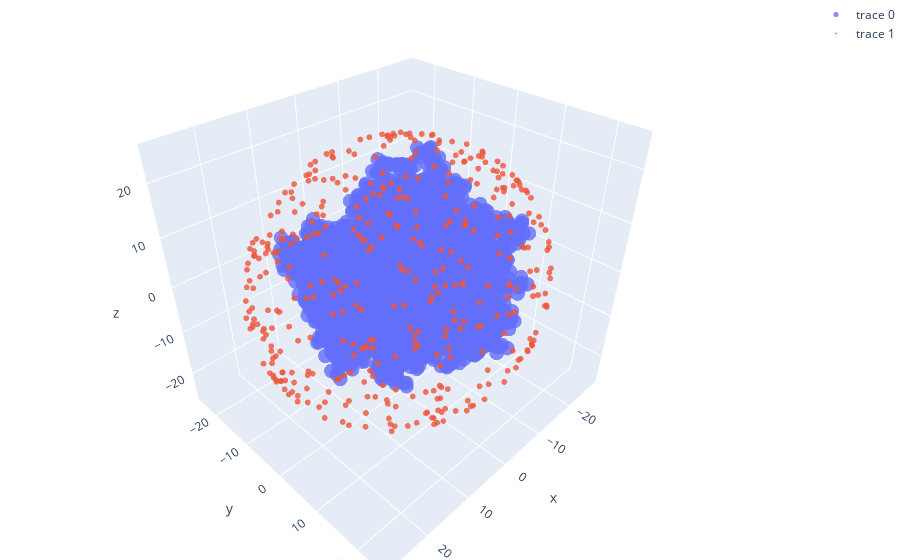

The cell this chart's notebook holds for it:
### Code cell
plotly_scatter([atom_centres, points[onp.random.choice(range(len(points)), 400, replace=False)]], [5, 2])

### Figure 1 — Plotly figure (JSON) as saved in the notebook; plotly's stock layout.template omitted (floating-point values rounded to 4 significant figures; data arrays with more than 128 entries replaced by an {"elided": "..."} marker saying what was removed)
{"data": [{"marker": {"opacity": 0.8, "size": 5, "sizemode": "area"}, "mode": "markers", "type": "scatter3d", "x": {"elided": "2668 float values"}, "y": {"elided": "2668 float values"}, "z": {"elided": "2668 float values"}}, {"marker": {"opacity": 0.8, "size": 2, "sizemode": "area"}, "mode": "markers", "type": "scatter3d", "x": {"elided": "400 float values"}, "y": {"elided": "400 float values"}, "z": {"elided": "400 float values"}}], "layout": {"margin": {"b": 0, "l": 0, "r": 0, "t": 0}}}
